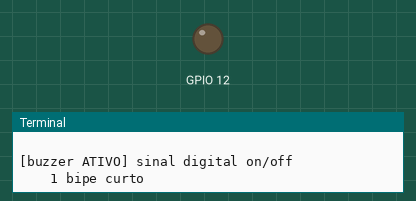
The program below on a simulated Raspberry Pi (BCM pin numbers). Parts: output pins drawn as LEDs (lit = HIGH), the last lines printed to the terminal. At 1.9 s the program stops and its outputs stay as they are.

Above: at 0.27 s.
At 1.2 s:
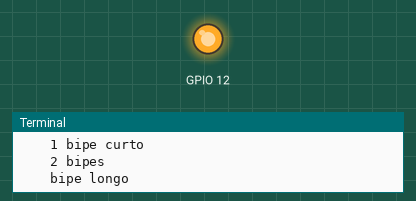
Timing chart, 0 to 3.2 s (numbered marks = the images above):
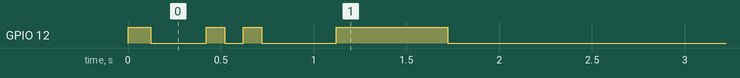

The program:

buzzer.py
```python
#!/usr/bin/env python3
"""
Controle ISOLADO do buzzer.
Experiencia 7 (PCS3732) - item "Implemente isoladamente o controle do buzzer".

Dois tipos de buzzer:
  - ATIVO  (padrao): tem oscilador interno; basta nivel logico ALTO para apitar.
                     Controlado por sinal DIGITAL on/off (como no diagrama do
                     enunciado: "Sinal Digital").
  - PASSIVO (--passivo): precisa de uma onda quadrada na frequencia da nota;
                     geramos o tom com PWM (GPIO.PWM na frequencia desejada).

Fiacao: um terminal no GPIO, outro no GND.
Uso:
  python3 buzzer.py                 # buzzer ATIVO: padrao de bipes
  python3 buzzer.py --pino 12
  python3 buzzer.py --passivo       # buzzer PASSIVO: toca uma escala (tons)
"""

import time
import argparse

try:
    import RPi.GPIO as GPIO
except (ImportError, RuntimeError):
    raise SystemExit("Rode em um Raspberry Pi com RPi.GPIO instalado.")

PIN_BUZZER_PADRAO = 12

# Notas (Hz) para o modo passivo - uma oitava de Do maior.
ESCALA = [("Do", 262), ("Re", 294), ("Mi", 330), ("Fa", 349),
          ("Sol", 392), ("La", 440), ("Si", 494), ("Do+", 523)]


def bipe(pino, dur_on=0.1, dur_off=0.1, n=1):
    """Buzzer ATIVO: liga/desliga por nivel digital."""
    for _ in range(n):
        GPIO.output(pino, GPIO.HIGH)
        time.sleep(dur_on)
        GPIO.output(pino, GPIO.LOW)
        time.sleep(dur_off)


def demo_ativo(pino):
    print("\n[buzzer ATIVO] sinal digital on/off")
    print("    1 bipe curto"); bipe(pino, 0.12, 0.3, n=1)
    print("    2 bipes");      bipe(pino, 0.10, 0.10, n=2); time.sleep(0.3)
    print("    bipe longo");   bipe(pino, 0.6, 0.2, n=1)


def demo_passivo(pino):
    """Buzzer PASSIVO: gera o tom com PWM (onda quadrada na freq da nota)."""
    print("\n[buzzer PASSIVO] tons via PWM (escala de Do maior)")
    tom = GPIO.PWM(pino, ESCALA[0][1])
    tom.start(50)                    # 50% de duty = onda quadrada
    try:
        for nome, freq in ESCALA:
            print(f"    {nome:>4} = {freq} Hz")
            tom.ChangeFrequency(freq)
            time.sleep(0.4)
    finally:
        tom.stop()


def main():
    p = argparse.ArgumentParser(description="Controle isolado do buzzer.")
    p.add_argument("--pino", type=int, default=PIN_BUZZER_PADRAO, help="GPIO (BCM) do buzzer.")
    p.add_argument("--passivo", action="store_true",
                   help="Trata como buzzer passivo e toca tons via PWM.")
    args = p.parse_args()

    GPIO.setmode(GPIO.BCM)
    GPIO.setwarnings(False)
    GPIO.setup(args.pino, GPIO.OUT, initial=GPIO.LOW)

    print(f"==== Teste de Buzzer (Exp 7) - GPIO{args.pino} ====")
    try:
        if args.passivo:
            demo_passivo(args.pino)
        else:
            demo_ativo(args.pino)
        print("\nConcluido.")
    except KeyboardInterrupt:
        print("\nInterrompido.")
    finally:
        GPIO.output(args.pino, GPIO.LOW)
        GPIO.cleanup()


if __name__ == "__main__":
    main()
```

Measured:
- by itself, GPIO 12: LOW → HIGH at 0.00 s, → LOW 0.12 s later, → HIGH 0.30 s later, → LOW 0.10 s later, … (8 changes in this stretch)
